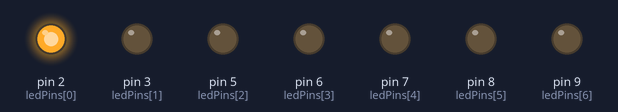
Simulated run of this sketch. Board: Arduino Uno, built with avr-gcc and run on an emulated ATmega328P. Parts: output pins drawn as LEDs (lit = HIGH).

Above: at 0.2 s.
At 1.7 s:
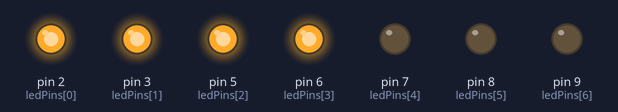
At 3.7 s:
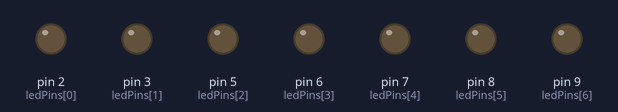
At 6.2 s:
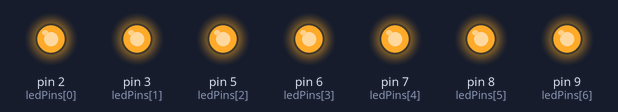
At 8.7 s:
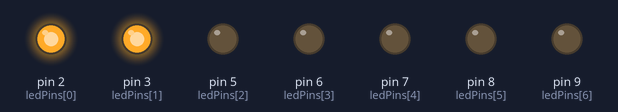
At 12.7 s:
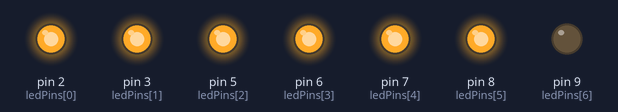
Timing chart, 0 to 13.0 s (numbered marks = the images above):
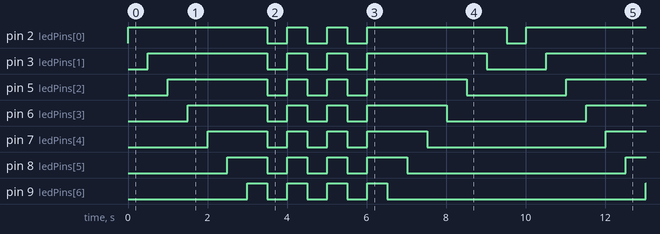

Measured:
- by itself, pin 2 (ledPins[0]): repeats every 10.0 s: 2 × (LOW 0.50 s, HIGH 0.51 s), 2 × (LOW 0.50 s, HIGH 3.5 s)
- by itself, pin 3 (ledPins[1]): repeats every 10.0 s: 2 × (LOW 0.50 s, HIGH 0.51 s), LOW 0.50 s, HIGH 3.0 s, LOW 1.5 s, HIGH 3.0 s
- by itself, pin 5 (ledPins[2]): repeats every 10.0 s: 2 × (LOW 0.50 s, HIGH 0.51 s), LOW 0.50 s, HIGH 2.5 s, LOW 2.5 s, HIGH 2.5 s
- by itself, pin 6 (ledPins[3]): repeats every 10.0 s: 2 × (LOW 0.50 s, HIGH 0.50 s), LOW 0.50 s, HIGH 2.0 s, LOW 3.5 s, HIGH 2.0 s
- by itself, pin 7 (ledPins[4]): repeats every 10.0 s: 2 × (LOW 0.50 s, HIGH 0.50 s), LOW 0.50 s, HIGH 1.5 s, LOW 4.5 s, HIGH 1.5 s
- by itself, pin 8 (ledPins[5]): repeats every 10.0 s: 2 × (LOW 0.51 s, HIGH 0.50 s), LOW 0.51 s, HIGH 1.0 s, LOW 5.5 s, HIGH 1.0 s
- by itself, pin 9 (ledPins[6]): repeats every 10.0 s: 3 × (LOW 0.51 s, HIGH 0.50 s), LOW 6.5 s, HIGH 0.50 s

The sketch:

Light_MoreLeds_StepByStep.ino
```cpp
int ledPins[] = {2,3,5,6,7,8,9};

void setup() {
  // put your setup code here, to run once:
  for(int i = 0; i < 7; i++)
  {
    pinMode(ledPins[i], OUTPUT);
  }
}

void loop() {
  LightLedsStepByStep();
}

void LightLedsStepByStep()
{
  int delayTime = 500;

  for(int i = 0; i < 7; i++)
  {
    digitalWrite(ledPins[i], HIGH);
    delay(delayTime);
  }

  for(int i = 0; i < 3; i++)
  {
    for(int j = 0; j < 7; j++)
    {
      digitalWrite(ledPins[j], LOW);
    }
    delay(delayTime);
    for(int j = 0; j < 7; j++)
    {
      digitalWrite(ledPins[j], HIGH);
      delay(1);
    }
    delay(delayTime);
  }

  for(int i = 6; i > -1; i--)
  {
    digitalWrite(ledPins[i], LOW);
    delay(delayTime);
  }
}
```
